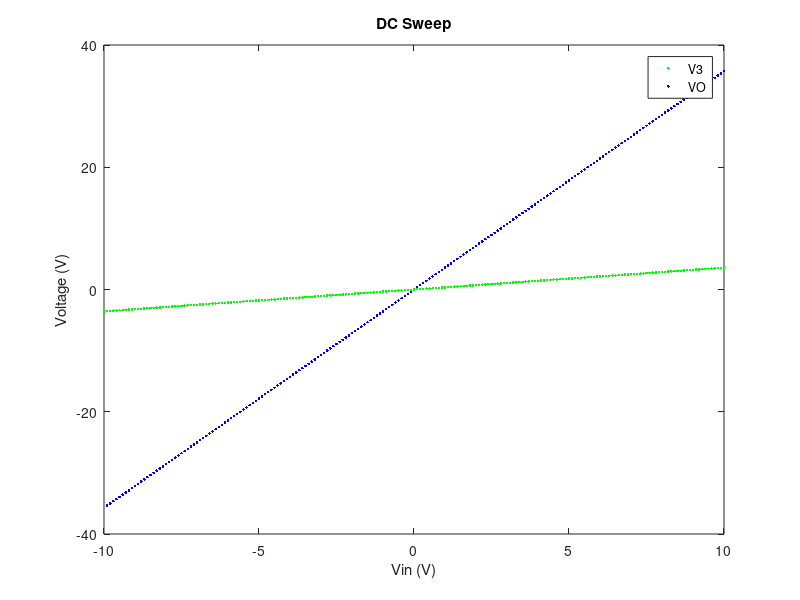
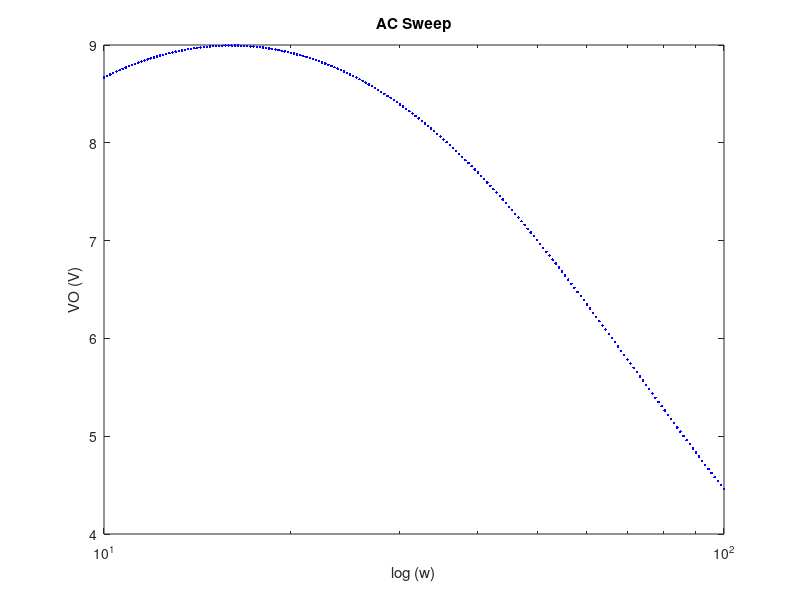
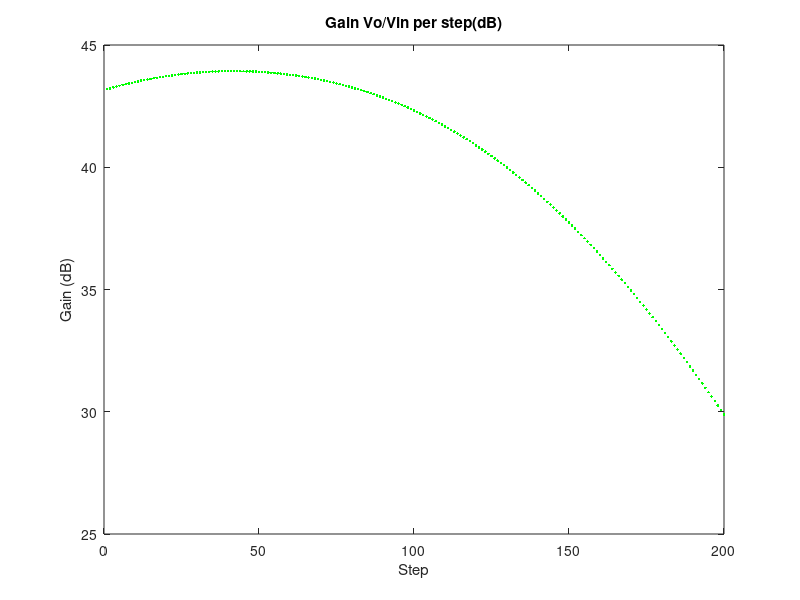

Write the MATLAB code that produced these figures, in order. (Note: this script raises an error after producing the figures.)
% Ryan Lindsay 
% 101038101

R1 = 1;
R2 = 2;
R3 = 10;
R4 = 0.1;
RO = 1000;

G1 = 1/R1;
G2 = 1/R2;
G3 = 1/R3;
G4 = 1/R4;
GO = 1/RO;

L = 0.2;
Cap = 0.25;
alpha = 100;
 
%Matrix Definitions

C = [0 0 0 0 0 0 0;
   -Cap Cap 0 0 0 0 0;
    0 0 -L 0 0 0 0;
    0 0 0 0 0 0 0;
    0 0 0 0 0 0 0;
    0 0 0 0 0 0 0;
    0 0 0 0 0 0 0;];

G = [1 0 0 0 0 0 0;
   -G2 G1+G2 -1 0 0 0 0;
    0 1 0 -1 0 0 0;
    0 0 -1 G3 0 0 0;
    0 0 0 0 -alpha 1 0;
    0 0 0 G3 -1 0 0;
    0 0 0 0 0 -G4 G4+GO];


VDC=zeros(7,1);
VAC=zeros(7,1);
F=zeros(7,1);



for v = -10:0.1:10
    F(1,1)=v;
    VDC=G\F;
    
    figure(1)
    plot (v, VDC(7,1),'b.') 
    plot(v, VDC(4,1), 'g.') 
    hold on
end
    title('DC Sweep')
    xlabel('Vin (V)')
    ylabel('Voltage (V)')
    legend('V3','VO')
    
    hold off

w = logspace(1,2,200);                  
F(1,1) = 1;

for i = 1:length(w)
    VAC = (G+C*1j*w(i))\F;              
    figure(3)
    semilogx(w(i), abs(VAC(7,1)), 'b.')
    hold on
  
    
    
end

    xlabel('log (w)')
    ylabel('VO (V)')
    title('AC Sweep')
    hold off

for i = 1:length(w)
    VAC = (G+C*1j*w(i))\F; 
    gain = 20*log(abs(VAC(7,1))/F(1));   
    
    figure(4)
    plot(i, gain, 'g.')
    hold on
    
end

    title('Gain Vo/Vin per step(dB)')
    xlabel('Step')
    ylabel('Gain (dB)')
    hold off



perb =  Cap + 0.05.*randn(1,1000);
w = pi;
Gain = zeros(1000,1);

for n = 1:length(Gain)
    C(1,1) = perb(n);
    C(1,2) = -perb(n);
    C(2,1) = -perb(n);
    C(2,2) = perb(n);
    VAC = (G+C*1j*w)\F;                 
    Gain(n,1) = abs(VAC(7,1))/F(1);    
end


figure(5)
histogram(Gain,100);
title('Histogram of Gain ')
xlabel('Gain')
ylabel('Number of elements')



